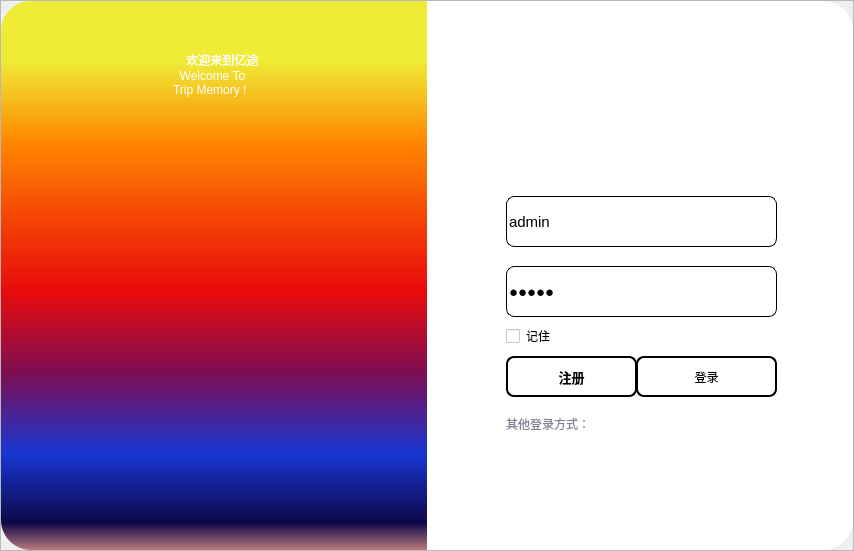
<?xml version="1.0" encoding="UTF-8"?>
<ui version="4.0">
 <class>LoginWindow</class>
 <widget class="QWidget" name="LoginWindow">
  <property name="geometry">
   <rect>
    <x>0</x>
    <y>0</y>
    <width>854</width>
    <height>551</height>
   </rect>
  </property>
  <property name="windowTitle">
   <string>Form</string>
  </property>
  <layout class="QVBoxLayout" name="verticalLayout">
   <property name="spacing">
    <number>0</number>
   </property>
   <property name="leftMargin">
    <number>0</number>
   </property>
   <property name="topMargin">
    <number>0</number>
   </property>
   <property name="rightMargin">
    <number>0</number>
   </property>
   <property name="bottomMargin">
    <number>0</number>
   </property>
   <item>
    <widget class="QFrame" name="frame">
     <property name="frameShape">
      <enum>QFrame::Shape::StyledPanel</enum>
     </property>
     <property name="frameShadow">
      <enum>QFrame::Shadow::Raised</enum>
     </property>
     <layout class="QHBoxLayout" name="horizontalLayout">
      <property name="spacing">
       <number>0</number>
      </property>
      <property name="leftMargin">
       <number>0</number>
      </property>
      <property name="topMargin">
       <number>0</number>
      </property>
      <property name="rightMargin">
       <number>0</number>
      </property>
      <property name="bottomMargin">
       <number>0</number>
      </property>
      <item>
       <widget class="QFrame" name="frame_2">
        <property name="styleSheet">
         <string notr="true">#frame_2{
	
	background-color: qlineargradient(spread:pad, x1:0, y1:1, x2:0, y2:0, stop:0 rgba(189, 124, 124, 255), stop:0.05 rgba(14, 8, 73, 255), stop:0.176136 rgba(25, 54, 211, 255), stop:0.323864 rgba(126, 14, 81, 255), stop:0.471591 rgba(234, 11, 11, 255), stop:0.607955 rgba(244, 70, 5, 255), stop:0.744318 rgba(255, 136, 0, 255), stop:0.892045 rgba(239, 236, 55, 255));
border-top-left-radius:30px;
border-bottom-left-radius:30px;
}
</string>
        </property>
        <property name="frameShape">
         <enum>QFrame::Shape::StyledPanel</enum>
        </property>
        <property name="frameShadow">
         <enum>QFrame::Shadow::Raised</enum>
        </property>
        <widget class="QWidget" name="layoutWidget">
         <property name="geometry">
          <rect>
           <x>10</x>
           <y>10</y>
           <width>415</width>
           <height>521</height>
          </rect>
         </property>
         <layout class="QVBoxLayout" name="verticalLayout_4">
          <property name="spacing">
           <number>0</number>
          </property>
          <item>
           <spacer name="verticalSpacer">
            <property name="orientation">
             <enum>Qt::Orientation::Vertical</enum>
            </property>
            <property name="sizeType">
             <enum>QSizePolicy::Policy::Minimum</enum>
            </property>
            <property name="sizeHint" stdset="0">
             <size>
              <width>20</width>
              <height>40</height>
             </size>
            </property>
           </spacer>
          </item>
          <item>
           <layout class="QHBoxLayout" name="horizontalLayout_4">
            <item>
             <spacer name="horizontalSpacer_3">
              <property name="orientation">
               <enum>Qt::Orientation::Horizontal</enum>
              </property>
              <property name="sizeHint" stdset="0">
               <size>
                <width>78</width>
                <height>20</height>
               </size>
              </property>
             </spacer>
            </item>
            <item>
             <layout class="QVBoxLayout" name="verticalLayout_2">
              <item>
               <widget class="QLabel" name="label">
                <property name="styleSheet">
                 <string notr="true">color: rgb(255, 255, 255);
font: 24pt &quot;Algerian&quot;;</string>
                </property>
                <property name="text">
                 <string>    欢迎来到亿途  </string>
                </property>
               </widget>
              </item>
              <item>
               <widget class="QWidget" name="widget" native="true"/>
              </item>
              <item>
               <widget class="QLabel" name="label_2">
                <property name="styleSheet">
                 <string notr="true">color: rgb(255, 255, 255);
font: 24pt &quot;Algerian&quot;;</string>
                </property>
                <property name="text">
                 <string>  Welcome To
Trip Memory !</string>
                </property>
               </widget>
              </item>
             </layout>
            </item>
            <item>
             <spacer name="horizontalSpacer_4">
              <property name="orientation">
               <enum>Qt::Orientation::Horizontal</enum>
              </property>
              <property name="sizeHint" stdset="0">
               <size>
                <width>68</width>
                <height>20</height>
               </size>
              </property>
             </spacer>
            </item>
           </layout>
          </item>
          <item>
           <spacer name="verticalSpacer_2">
            <property name="orientation">
             <enum>Qt::Orientation::Vertical</enum>
            </property>
            <property name="sizeHint" stdset="0">
             <size>
              <width>20</width>
              <height>40</height>
             </size>
            </property>
           </spacer>
          </item>
         </layout>
        </widget>
       </widget>
      </item>
      <item>
       <widget class="QFrame" name="frame_3">
        <property name="styleSheet">
         <string notr="true">background-color: rgb(255, 255, 255);
border-top-right-radius:30px;
border-bottom-right-radius:30px;</string>
        </property>
        <property name="frameShape">
         <enum>QFrame::Shape::StyledPanel</enum>
        </property>
        <property name="frameShadow">
         <enum>QFrame::Shadow::Raised</enum>
        </property>
        <layout class="QVBoxLayout" name="verticalLayout_3">
         <item>
          <widget class="QFrame" name="frame_4">
           <property name="maximumSize">
            <size>
             <width>16777215</width>
             <height>30</height>
            </size>
           </property>
           <property name="frameShape">
            <enum>QFrame::Shape::StyledPanel</enum>
           </property>
           <property name="frameShadow">
            <enum>QFrame::Shadow::Raised</enum>
           </property>
           <widget class="QWidget" name="layoutWidget">
            <property name="geometry">
             <rect>
              <x>-8</x>
              <y>0</y>
              <width>461</width>
              <height>34</height>
             </rect>
            </property>
            <layout class="QHBoxLayout" name="horizontalLayout_3">
             <property name="spacing">
              <number>0</number>
             </property>
             <item>
              <spacer name="horizontalSpacer">
               <property name="orientation">
                <enum>Qt::Orientation::Horizontal</enum>
               </property>
               <property name="sizeHint" stdset="0">
                <size>
                 <width>270</width>
                 <height>20</height>
                </size>
               </property>
              </spacer>
             </item>
             <item>
              <layout class="QHBoxLayout" name="horizontalLayout_2">
               <property name="spacing">
                <number>0</number>
               </property>
               <item>
                <widget class="QPushButton" name="min_button">
                 <property name="minimumSize">
                  <size>
                   <width>50</width>
                   <height>30</height>
                  </size>
                 </property>
                 <property name="styleSheet">
                  <string notr="true">QPushButton{
	border:none;
}
QPushButton{
	padding-bottom:5px;
}
#min_button:hover{
	background-color: rgb(196, 196, 196);
	border-radius:8px;
	color: rgb(0, 0, 0);
}
#min_button:pressed{
	padding-top:3px;
	padding-left:3px;
}
</string>
                 </property>
                 <property name="text">
                  <string/>
                 </property>
                 <property name="icon">
                  <iconset resource="res1.qrc">
                   <normaloff>:/icons/res1/icons/min.png</normaloff>:/icons/res1/icons/min.png</iconset>
                 </property>
                </widget>
               </item>
               <item>
                <widget class="QPushButton" name="max_button">
                 <property name="minimumSize">
                  <size>
                   <width>50</width>
                   <height>30</height>
                  </size>
                 </property>
                 <property name="styleSheet">
                  <string notr="true">QPushButton{
	border:none;
}
QPushButton{
	padding-bottom:5px;
}
#max_button:hover{
	background-color: rgb(196, 196, 196);
	border-radius:8px;
	color: rgb(0, 0, 0);
}
#max_button:pressed{
	padding-top:3px;
	padding-left:3px;
}
</string>
                 </property>
                 <property name="text">
                  <string/>
                 </property>
                 <property name="icon">
                  <iconset resource="res1.qrc">
                   <normaloff>:/icons/res1/icons/max.png</normaloff>:/icons/res1/icons/max.png</iconset>
                 </property>
                </widget>
               </item>
               <item>
                <widget class="QPushButton" name="close_button">
                 <property name="minimumSize">
                  <size>
                   <width>50</width>
                   <height>30</height>
                  </size>
                 </property>
                 <property name="styleSheet">
                  <string notr="true">QPushButton{
	border:none;
}
QPushButton{
	padding-bottom:5px;
}
#close_button:hover{
	background-color: rgb(196, 196, 196);
	border-radius:8px;
	color: rgb(0, 0, 0);
}
#close_button:pressed{
	padding-top:3px;
	padding-left:3px;
}
</string>
                 </property>
                 <property name="text">
                  <string/>
                 </property>
                 <property name="icon">
                  <iconset resource="res1.qrc">
                   <normaloff>:/icons/res1/icons/close.png</normaloff>:/icons/res1/icons/close.png</iconset>
                 </property>
                </widget>
               </item>
              </layout>
             </item>
             <item>
              <spacer name="horizontalSpacer_2">
               <property name="orientation">
                <enum>Qt::Orientation::Horizontal</enum>
               </property>
               <property name="sizeHint" stdset="0">
                <size>
                 <width>18</width>
                 <height>20</height>
                </size>
               </property>
              </spacer>
             </item>
            </layout>
           </widget>
          </widget>
         </item>
         <item>
          <widget class="QFrame" name="frame_6">
           <property name="frameShape">
            <enum>QFrame::Shape::StyledPanel</enum>
           </property>
           <property name="frameShadow">
            <enum>QFrame::Shadow::Raised</enum>
           </property>
           <widget class="QWidget" name="widget_2" native="true">
            <property name="geometry">
             <rect>
              <x>40</x>
              <y>20</y>
              <width>419</width>
              <height>431</height>
             </rect>
            </property>
            <widget class="QLineEdit" name="lineEditUser">
             <property name="geometry">
              <rect>
               <x>30</x>
               <y>130</y>
               <width>271</width>
               <height>51</height>
              </rect>
             </property>
             <property name="font">
              <font>
               <pointsize>11</pointsize>
              </font>
             </property>
             <property name="styleSheet">
              <string notr="true">border:1px solid rgb(0,0,0);
border-radius:8px;</string>
             </property>
             <property name="text">
              <string>admin</string>
             </property>
             <property name="placeholderText">
              <string>账号：</string>
             </property>
            </widget>
            <widget class="QLineEdit" name="lineEditPass">
             <property name="geometry">
              <rect>
               <x>30</x>
               <y>200</y>
               <width>271</width>
               <height>51</height>
              </rect>
             </property>
             <property name="font">
              <font>
               <pointsize>11</pointsize>
              </font>
             </property>
             <property name="styleSheet">
              <string notr="true">border:1px solid rgb(0,0,0);
border-radius:8px;</string>
             </property>
             <property name="text">
              <string>admin</string>
             </property>
             <property name="echoMode">
              <enum>QLineEdit::EchoMode::Password</enum>
             </property>
             <property name="placeholderText">
              <string>密码：</string>
             </property>
            </widget>
            <widget class="QPushButton" name="login_pushButton">
             <property name="geometry">
              <rect>
               <x>160</x>
               <y>290</y>
               <width>141</width>
               <height>41</height>
              </rect>
             </property>
             <property name="styleSheet">
              <string notr="true">
#login_pushButton{
	background-color: rgb(255, 255, 255);
	border:2px solid rgb(0,0,0);
	border-radius:8px;
}
#login_pushButton:hover{
	background-color: rgb(196, 196, 196);
	color: rgb(0, 0, 0);
}

#login_pushButton:pressed{
	padding-top:5px;
	padding-left:5px;
}
</string>
             </property>
             <property name="text">
              <string>登录</string>
             </property>
             <property name="icon">
              <iconset resource="res1.qrc">
               <normaloff>:/icons/res1/icons/login.png</normaloff>:/icons/res1/icons/login.png</iconset>
             </property>
            </widget>
            <widget class="QCheckBox" name="checkBox">
             <property name="geometry">
              <rect>
               <x>30</x>
               <y>260</y>
               <width>79</width>
               <height>20</height>
              </rect>
             </property>
             <property name="text">
              <string>记住</string>
             </property>
            </widget>
            <widget class="QPushButton" name="btnRegister">
             <property name="geometry">
              <rect>
               <x>30</x>
               <y>290</y>
               <width>131</width>
               <height>41</height>
              </rect>
             </property>
             <property name="font">
              <font>
               <pointsize>10</pointsize>
               <bold>true</bold>
              </font>
             </property>
             <property name="styleSheet">
              <string notr="true">
#btnRegister{
	background-color: rgb(255, 255, 255);
	
	border:2px solid rgb(0,0,0);
	border-radius:8px;
}
#btnRegister:hover{
	background-color:rgb(196, 196, 196);
	color: rgb(0, 0, 0);
}
#register_pushButton:press{
	padding-top:5px;
	padding-left:5px;
}
#btnRegister:pressed{
	padding-top:5px;
	padding-left:5px;
}

</string>
             </property>
             <property name="text">
              <string>注册</string>
             </property>
             <property name="icon">
              <iconset resource="res1.qrc">
               <normaloff>:/icons/res1/icons/register.png</normaloff>:/icons/res1/icons/register.png</iconset>
             </property>
            </widget>
            <widget class="QLabel" name="label_3">
             <property name="geometry">
              <rect>
               <x>100</x>
               <y>0</y>
               <width>121</width>
               <height>121</height>
              </rect>
             </property>
             <property name="styleSheet">
              <string notr="true">image: url(:/icons/res1/icons/yitu.png);</string>
             </property>
             <property name="text">
              <string/>
             </property>
            </widget>
            <widget class="QLabel" name="label_4">
             <property name="geometry">
              <rect>
               <x>30</x>
               <y>350</y>
               <width>91</width>
               <height>16</height>
              </rect>
             </property>
             <property name="styleSheet">
              <string notr="true">color: rgb(127,127,149);</string>
             </property>
             <property name="text">
              <string>其他登录方式：</string>
             </property>
            </widget>
            <widget class="QWidget" name="layoutWidget">
             <property name="geometry">
              <rect>
               <x>30</x>
               <y>380</y>
               <width>271</width>
               <height>41</height>
              </rect>
             </property>
             <layout class="QHBoxLayout" name="horizontalLayout_5">
              <item>
               <widget class="QPushButton" name="qq_login">
                <property name="minimumSize">
                 <size>
                  <width>40</width>
                  <height>30</height>
                 </size>
                </property>
                <property name="maximumSize">
                 <size>
                  <width>50</width>
                  <height>16777215</height>
                 </size>
                </property>
                <property name="styleSheet">
                 <string notr="true">QPushButton{
	border:none;
}

#qq_login:hover{
	background-color: rgb(196, 196, 196);
	
	border-radius:8px;
	color: rgb(0, 0, 0);
}
QPushButton{
	padding-bottom:5px;
}
#qq_login:pressed{
	padding-top:5px;
	padding-left:5px;
}</string>
                </property>
                <property name="text">
                 <string/>
                </property>
                <property name="icon">
                 <iconset resource="res1.qrc">
                  <normaloff>:/icons/res1/icons/QQ.png</normaloff>:/icons/res1/icons/QQ.png</iconset>
                </property>
                <property name="iconSize">
                 <size>
                  <width>30</width>
                  <height>30</height>
                 </size>
                </property>
               </widget>
              </item>
              <item>
               <widget class="QPushButton" name="wechat_login">
                <property name="minimumSize">
                 <size>
                  <width>50</width>
                  <height>30</height>
                 </size>
                </property>
                <property name="maximumSize">
                 <size>
                  <width>50</width>
                  <height>16777215</height>
                 </size>
                </property>
                <property name="styleSheet">
                 <string notr="true">QPushButton{
	border:none;
}
QPushButton{
	padding-bottom:5px;
}

#wechat_login:hover{
	background-color: rgb(196, 196, 196);
	border-radius:8px;
	color: rgb(0, 0, 0);
}
#wechat_login:pressed{
	padding-top:5px;
	padding-left:5px;
}</string>
                </property>
                <property name="text">
                 <string/>
                </property>
                <property name="icon">
                 <iconset resource="res1.qrc">
                  <normaloff>:/icons/res1/icons/wechat.png</normaloff>:/icons/res1/icons/wechat.png</iconset>
                </property>
                <property name="iconSize">
                 <size>
                  <width>30</width>
                  <height>30</height>
                 </size>
                </property>
               </widget>
              </item>
              <item>
               <widget class="QPushButton" name="weibo_login">
                <property name="minimumSize">
                 <size>
                  <width>50</width>
                  <height>30</height>
                 </size>
                </property>
                <property name="maximumSize">
                 <size>
                  <width>50</width>
                  <height>16777215</height>
                 </size>
                </property>
                <property name="styleSheet">
                 <string notr="true">QPushButton{
	border:none;
}
QPushButton{
	padding-bottom:5px;
}
#weibo_login:hover{
	background-color: rgb(196, 196, 196);
	border-radius:8px;
	color: rgb(0, 0, 0);
}
#weibo_login:pressed{
	padding-top:5px;
	padding-left:5px;
}</string>
                </property>
                <property name="text">
                 <string/>
                </property>
                <property name="icon">
                 <iconset resource="res1.qrc">
                  <normaloff>:/icons/res1/icons/weibo.png</normaloff>:/icons/res1/icons/weibo.png</iconset>
                </property>
                <property name="iconSize">
                 <size>
                  <width>30</width>
                  <height>30</height>
                 </size>
                </property>
               </widget>
              </item>
             </layout>
            </widget>
           </widget>
          </widget>
         </item>
        </layout>
       </widget>
      </item>
     </layout>
    </widget>
   </item>
  </layout>
 </widget>
 <resources>
  <include location="res1.qrc"/>
 </resources>
 <connections>
  <connection>
   <sender>min_button</sender>
   <signal>clicked()</signal>
   <receiver>LoginWindow</receiver>
   <slot>showNormal()</slot>
   <hints>
    <hint type="sourcelabel">
     <x>717</x>
     <y>22</y>
    </hint>
    <hint type="destinationlabel">
     <x>716</x>
     <y>-15</y>
    </hint>
   </hints>
  </connection>
  <connection>
   <sender>max_button</sender>
   <signal>clicked()</signal>
   <receiver>LoginWindow</receiver>
   <slot>showFullScreen()</slot>
   <hints>
    <hint type="sourcelabel">
     <x>765</x>
     <y>21</y>
    </hint>
    <hint type="destinationlabel">
     <x>764</x>
     <y>-7</y>
    </hint>
   </hints>
  </connection>
  <connection>
   <sender>close_button</sender>
   <signal>clicked()</signal>
   <receiver>LoginWindow</receiver>
   <slot>close()</slot>
   <hints>
    <hint type="sourcelabel">
     <x>829</x>
     <y>25</y>
    </hint>
    <hint type="destinationlabel">
     <x>855</x>
     <y>5</y>
    </hint>
   </hints>
  </connection>
 </connections>
</ui>
